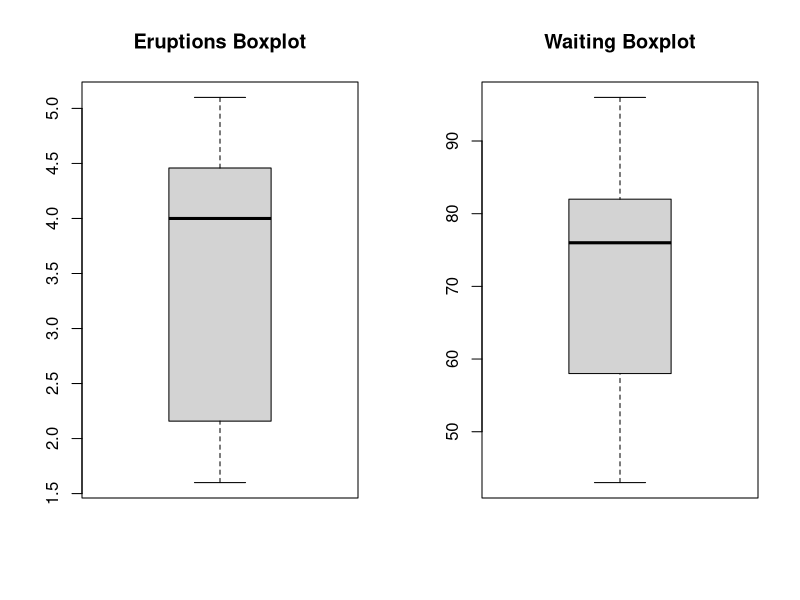

R code for this plot:
eruptions <- faithful$eruptions
waiting <- faithful$waiting
layout(matrix(c(1,2), 1, 2, byrow = TRUE))
boxplot(eruptions, main = "Eruptions Boxplot")
boxplot(waiting, main = "Waiting Boxplot")
